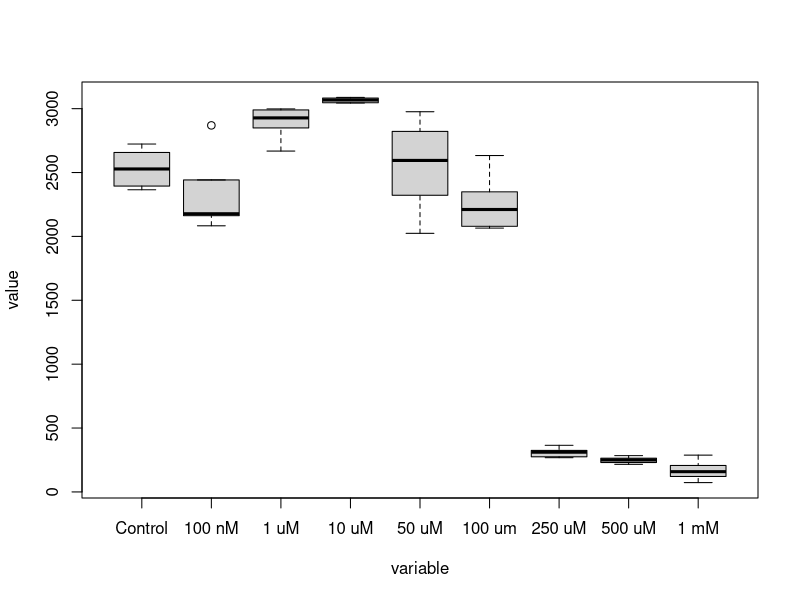
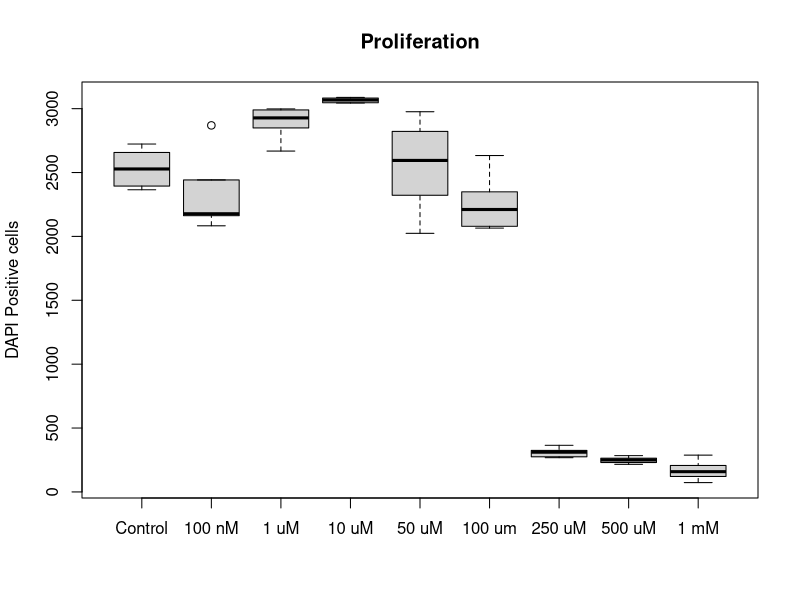
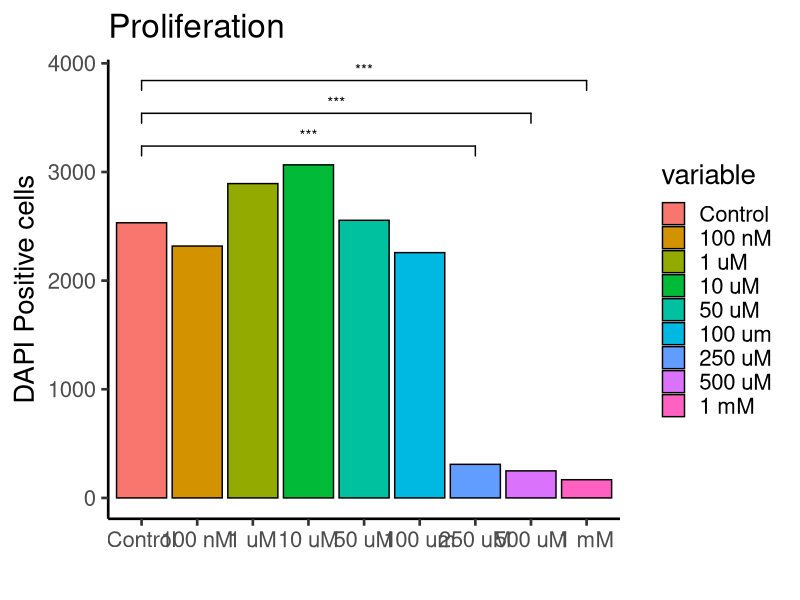

Generate these figures, in order, with R:
## ---- chunk 1
# Once per machine
#install.packages("forcats")

# Every R session
library(forcats)
## ---- chunk 2
# Import dataset
dat <- read.csv("../data/proliferation.csv")

# head shows the top 6 rows of a data frame
head(dat)

# summary shows ranges and types per column
summary(dat)
## ---- chunk 3
# Make variable column into factor (categorical)
# forcats::fct_inorder makes the categorices of the column the order they appear
dat$variable <- fct_inorder(dat$variable)

# Plot time!
plot(dat)
## ---- chunk 4
# main = title
# ylab = text on y-axis
# xlab = text on x-asis
plot(dat, main = "Proliferation", ylab = "DAPI Positive cells", xlab = "")
## ---- chunk 5
# Check group sizes
table(dat$variable)
## ---- chunk 6

## ---- chunk 7
#control <- subset(a, variable == "Control")$value
#dose250um <- subset(a, variable == "250 uM")$value

#t.test(control, dose250um)

library(ggplot2)
library(ggsignif)

ggplot(dat, aes(x = variable, y = value, fill = variable)) +
  #geom_boxplot() +
  geom_bar(fun = "mean", stat = "summary", color = "black") +
  geom_signif(
    test = "t.test",
    comparisons = list(
      c("Control", "250 uM"),
      c("Control", "500 uM"),
      c("Control", "1 mM")),
    map_signif_level = TRUE,
    step_increase = 0.1) +
  #scale_y_log10() +
  theme_classic(base_size = 20) +
  #scale_fill_grey() +
  labs(
    title = "Proliferation",
    x = "",
    y = "DAPI Positive cells")
